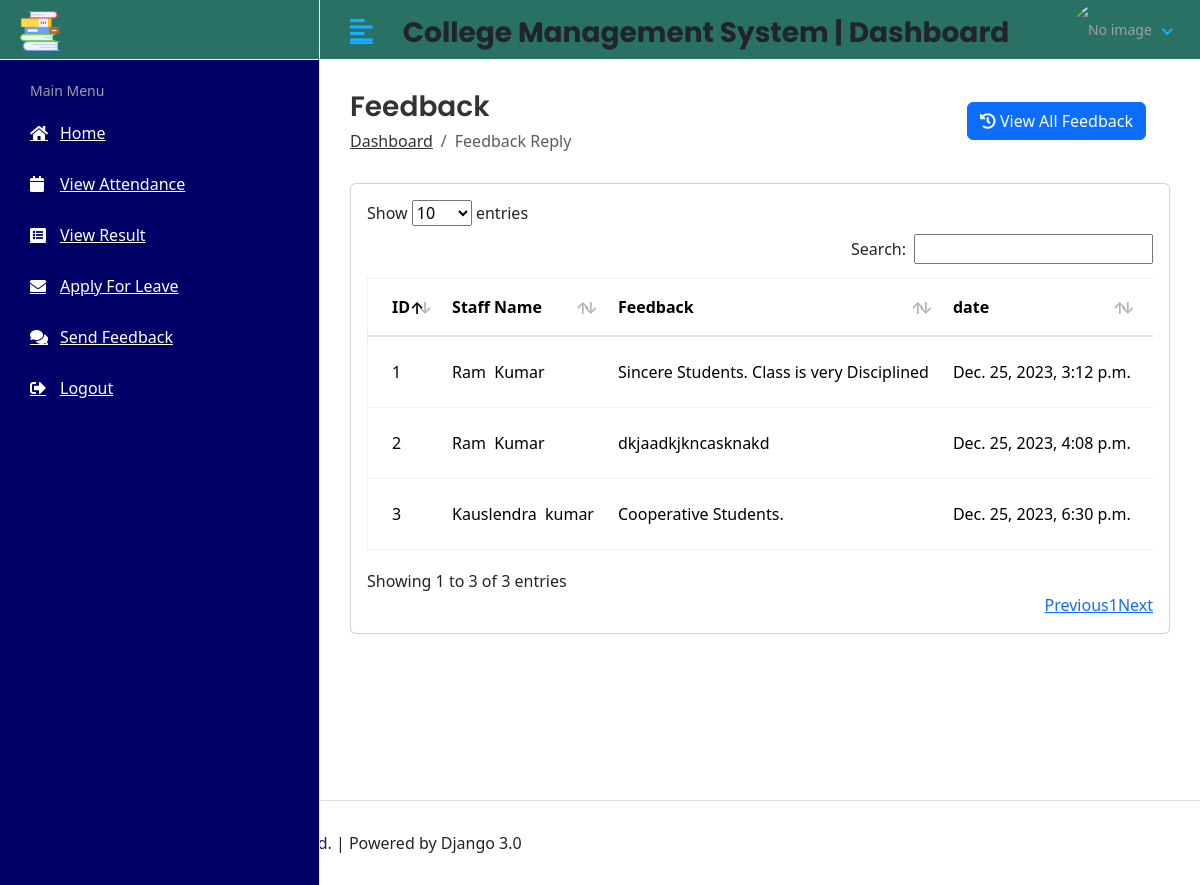
Screenshot of /hod_home/staff_feedback_reply/ with the database file from the repository.
### student_management_app/models.py (models this page shows, shortened)
class Staff_Feedback_model(models.Model):
    staff_id = models.ForeignKey(Staff_model, on_delete = models.CASCADE)
    feedback_request = models.TextField()
    feedback_reply = models.TextField()
    created_at = models.DateTimeField(auto_now_add = True)
    updated_at = models.DateTimeField(auto_now = True)

class Staff_model(models.Model):
    id = models.AutoField(primary_key=True)
    admin = models.OneToOneField(CustomUser,on_delete = models.CASCADE)
    Address = models.TextField()
    gender =  models.CharField(max_length = 50)
    created_at = models.DateTimeField(auto_now_add = True)
    updated_at = models.DateTimeField(auto_now = True)

class CustomUser(AbstractUser):
    User = (
        (1,"HOD"),
        (2,"STAFF"),
        (3,"STUDENT")
    )
    user_type = models.CharField(choices = User ,max_length = 50,default =1)
    profile_pic = models.ImageField(upload_to ='media/profile_pic')

### student_management/Hod_views.py (the view)
# urls.py: path('hod_home/staff_feedback_reply/', Hod_views.staff_feedback_reply, name='Staff_Feedback_Reply'),
def staff_feedback_reply(request):
     feedback = Staff_Feedback_model.objects.all()
     context = {
          "feedback" : feedback
     }
     return render(request,"Hod_module/staff_feedback_reply.html",context)

### templates/Hod_module/staff_feedback_reply.html (shortened to what this page needs)
{% extends 'base.html' %}
{% block content %}
<div class="content container-fluid">
    <div class="page-header">
       <div class="row align-items-center">
          <div class="col">
             <h3 class="page-title">Feedback</h3>
             <ul class="breadcrumb">
                <li class="breadcrumb-item"><a href="index.html">Dashboard</a></li>
                <li class="breadcrumb-item active">Feedback Reply</li>
             </ul>
          </div>
          <div class="col-auto text-right float-right ml-auto">
            <button  class="btn btn-primary mr-4"  data-toggle="modal" data-target=".bd-example-modal-lg" type = "button"><i class="fa fa-history"></i> View All Feedback</button>
          </div>
       </div>
    </div>
    <div class="row">
       <div class="col-sm-12">
          <div class="card card-table">
             <div class="card-body">
                <div class="table-responsive">
                   <table  id="table_id"  class="table table-hover table-center mb-0 ">
                      <thead>
                         <tr>
                            <th>ID</th>
                            <th>Staff Name</th>
                            <th>Feedback</th>
                            <th >date</th>
                            <th >Action</th>
                         </tr>
                      </thead>
                      <tbody>
                        {% for std in feedback %}
                         <tr>
                            <td>{{std.id}}</td>
                            <td>{{std.staff_id.admin.first_name}}&nbsp {{std.staff_id.admin.last_name}}</td>
                            <td>{{std.feedback_request}}</td>
                            <td>{{std.created_at}}</td>
                        <td class = text-right>
                        </td>
                         </tr>
                         {% endfor %}
                      </tbody>
                   </table>
                </div>
             </div>
          </div>
       </div>
    </div>
 </div>
  </div>
{% endblock %}

### static/assets/css/style.css (style rules this page uses)
html { height: 100%; }
body { background-color: #fff; color: #ffffff; font-family: 'Poppins', sans-serif; font-size: 1rem; height: 100%; line-height: 1.5; overflow-x: hidden; }
h1, h2, h3, h4, h5, h6 { font-family: 'Poppins', sans-serif; margin-top: 0; }
a { color: #009ce7; }
input, button, a { transition: all 0.4s ease; -moz-transition: all 0.4s ease; -o-transition: all 0.4s ease; -ms-transition: all 0.4s ease; -webkit-transition: all 0.4s ease; }
input, input:focus, button, button:focus { outline: none; }
ul, ol { padding: 0px; list-style: none; }
.table { color: #333; max-width: 100%; margin-bottom: 0; width: 100%; }
.table.dataTable { border-collapse: collapse !important; border: 1px solid rgba(0, 0, 0, 0.05); }
.table thead tr th { font-weight: 600; }
.table tbody tr { border-bottom: 1px solid rgba(0, 0, 0, 0.05); }
.table.table-center td, .table.table-center th { vertical-align: middle; }
.card-table .card-body .table > thead > tr > th { border-top: 0; }
.card-table .card-body .table tr td:first-child, .card-table .card-body .table tr th:first-child { padding-left: 1.5rem; }
.card-table .card-body .table tr td:last-child, .card-table .card-body .table tr th:last-child { padding-right: 1.5rem; }
.card-table .table td, .card-table .table th { border-top: 1px solid #e2e5e8; padding: 1rem 0.75rem; white-space: nowrap; }
.btn-primary { background-color: #FFBC53; border: 1px solid #FFBC53; }
.card { border: 1px solid #ececf5; box-shadow: 0 1px 3px 0 rgba(0, 0, 0, 0.03); margin-bottom: 1.875rem; }
.card-body { padding: 1.5rem; }
.page-wrapper > .content { padding: 1.875rem 1.875rem 0; }
.page-header { margin-bottom: 1.875rem; }
.page-header .breadcrumb { background-color: transparent; color: #6c757d; font-size: 1rem; font-weight: 500; margin-bottom: 0; padding: 0; }
.page-header .breadcrumb a { color: #333; }
.page-title { font-size: 28px; font-weight: 600; color: #333; margin-bottom: 5px; }

### rows the page displays
Staff_Feedback_model: id "1", staff_id.admin.first_name "Ram", staff_id.admin.last_name "Kumar", feedback_request "Sincere Students. Class is very Disciplined", created_at "Dec. 25, 2023, 3:12 p.m."
Staff_Feedback_model: id "2", staff_id.admin.first_name "Ram", staff_id.admin.last_name "Kumar", feedback_request "dkjaadkjkncasknakd", created_at "Dec. 25, 2023, 4:08 p.m."
Staff_Feedback_model: id "3", staff_id.admin.first_name "Kauslendra", staff_id.admin.last_name "kumar", feedback_request "Cooperative Students.", created_at "Dec. 25, 2023, 6:30 p.m."
